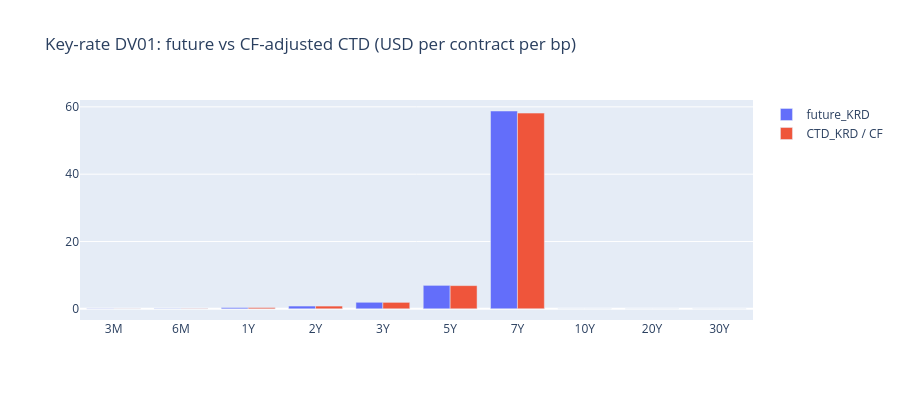

The notebook cell saved with this chart:
### Code cell
# key-rate DV01 of the future vs the CTD (per contract / per $100k face)
rows = {}
for tenor in h.UST_ZERO_RATES:
    up = model_future(bumps_bp={tenor: +0.5})[0]; dn = model_future(bumps_bp={tenor: -0.5})[0]
    b_up = bond_value(bumps_bp={tenor: +0.5});    b_dn = bond_value(bumps_bp={tenor: -0.5})
    rows[tenor] = {"future_KRD": (dn - up) * CONTRACT_FACE / 100, "CTD_KRD / CF": (b_dn - b_up) / cf_ctd}
krd = pd.DataFrame(rows).T
display(krd.style.format("{:.3f}"))
print("sum future KRD = %.2f vs parallel %.2f" % (krd["future_KRD"].sum(), dv01_fut))

fig = go.Figure([go.Bar(x=krd.index, y=krd[c], name=c) for c in krd.columns])
fig.update_layout(barmode="group", title="Key-rate DV01: future vs CF-adjusted CTD (USD per contract per bp)", height=400)
fig.show()

### Figure 1 — Plotly figure (JSON) as saved in the notebook; plotly's stock layout.template omitted (floating-point values rounded to 4 significant figures)
{"data": [{"name": "future_KRD", "type": "bar", "x": ["3M", "6M", "1Y", "2Y", "3Y", "5Y", "7Y", "10Y", "20Y", "30Y"], "y": [-0.05795, 0.09185, 0.3702, 0.8178, 1.936, 6.963, 58.77, 0.0, 0.0, 0.0]}, {"name": "CTD_KRD / CF", "type": "bar", "x": ["3M", "6M", "1Y", "2Y", "3Y", "5Y", "7Y", "10Y", "20Y", "30Y"], "y": [0.03489, 0.09087, 0.3663, 0.8091, 1.915, 6.889, 58.15, 0.0, 0.0, 0.0]}], "layout": {"barmode": "group", "height": 400, "title": {"text": "Key-rate DV01: future vs CF-adjusted CTD (USD per contract per bp)"}}}
